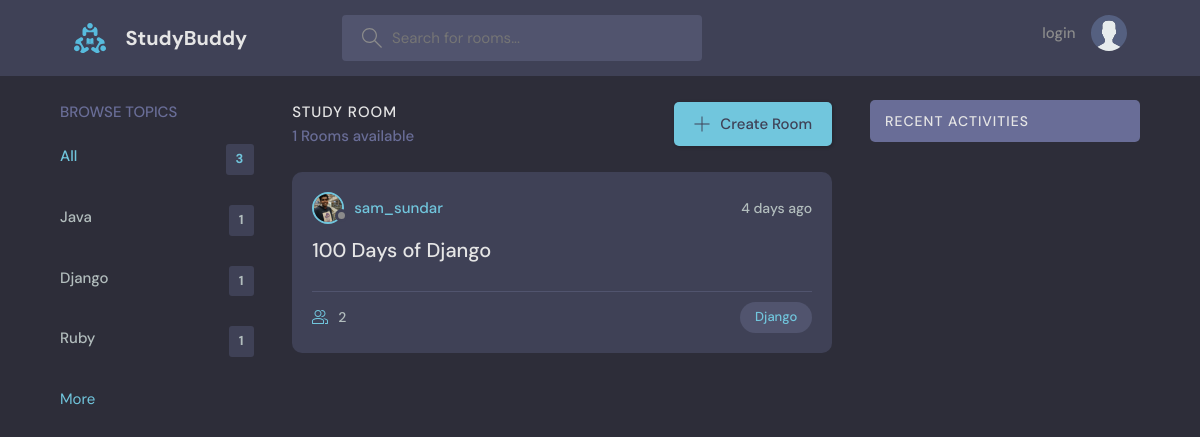
The app's page /?q=Django, older data.
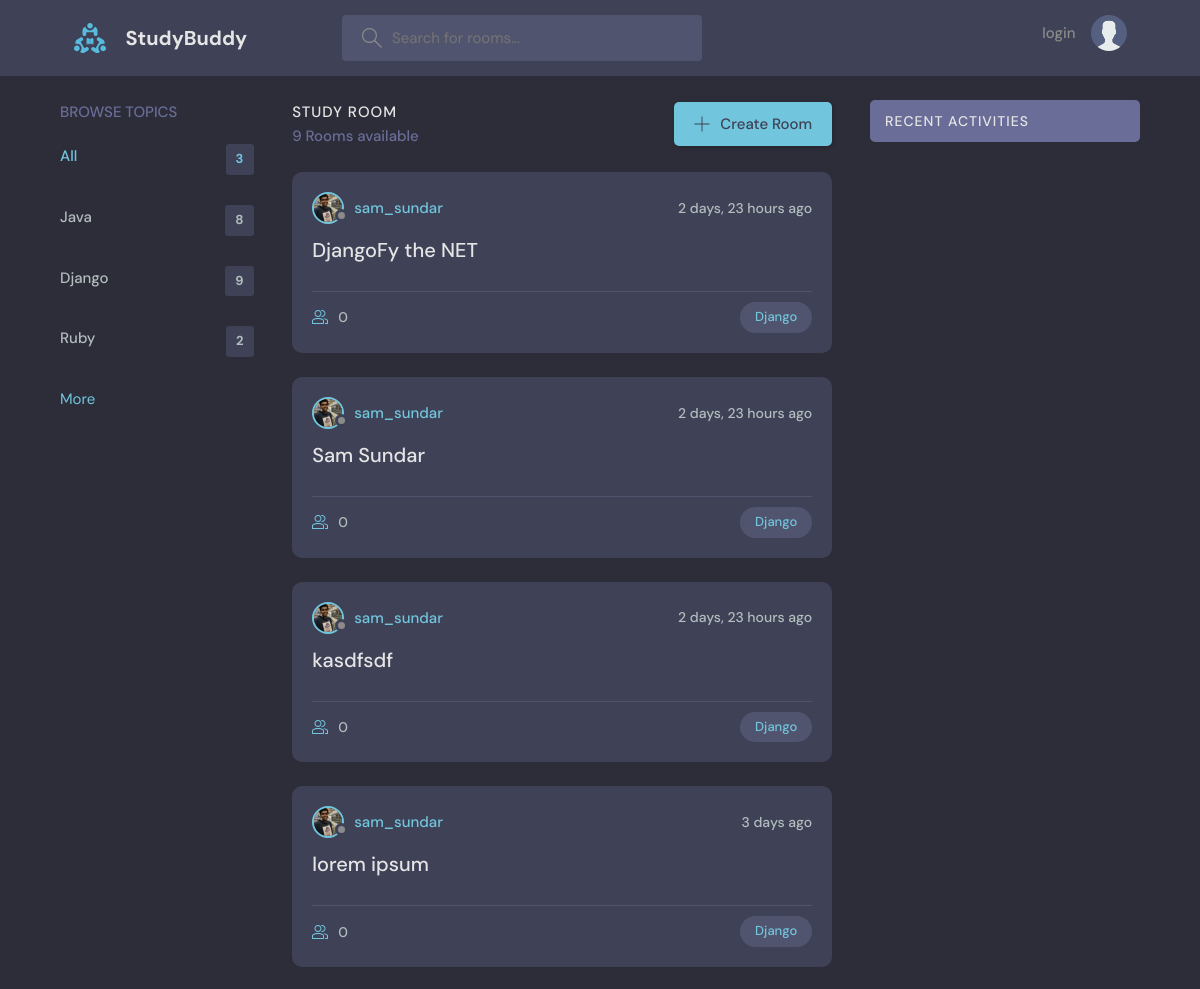
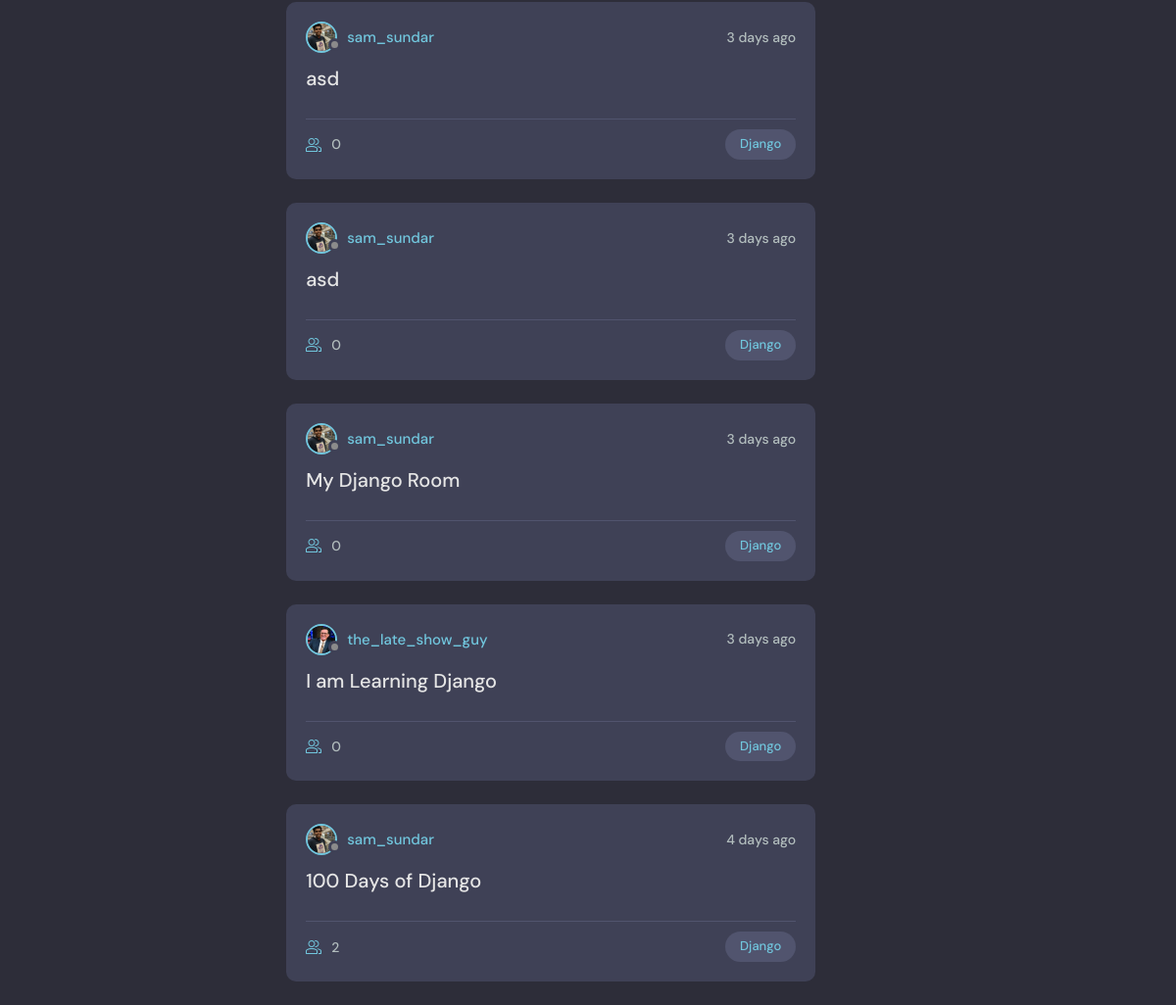
The same page, newer data (2 pictures, top to bottom).
### base/models.py (models this page shows, shortened)
class Topic(models.Model):
    name=models.CharField(max_length=200)

class Room(models.Model):
    host = models.ForeignKey(User,on_delete=models.SET_NULL,null=True)
    topic=models.ForeignKey(Topic,on_delete=models.SET_NULL,null=True) #if topic was placed below Room then we must put Topic under Singles Commas i.e 'Topic',on_delete=models.CASCADE
    name=models.CharField(max_length=200)
    description=models.TextField(null=True,blank=True);
    participants=models.ManyToManyField(User,related_name='participants',blank=True)
    likes=models.ManyToManyField(User,related_name='likes',blank=True)
    updated =models.DateTimeField(auto_now=True)   #automatic
    created =models.DateTimeField(auto_now_add=True)  #it will only save a value once i.e the time it is created
    class Meta:
        ordering = ['-updated','-created']  # '-' puts the new data field before all the prefilled data

class User(AbstractUser):
    name=models.CharField(max_length=200,null=True)
    email=models.EmailField(unique=True,null=True)
    bio=models.TextField(null=True)
    avatar=models.ImageField(null=True,default="avatar.svg")
    USERNAME_FIELD ='email'
    REQUIRED_FIELDS =[]

### base/views.py (the view)
# urls.py: path('',views.home,name="home"),
def home(request):
    q=request.GET.get('q') if request.GET.get('q')!=None else '' #whatever we passed onto the url
    rooms=Room.objects.filter(
        Q(topic__name__contains=q)|
        Q(name__icontains=q)|
        Q(description__icontains=q)
        )
    topics=Topic.objects.all()[0:5]  #to limit the number of topics shown to 5
    room_count=rooms.count()
    room_messages=Message.objects.filter(Q(room__topic__name__icontains=q))
    context={'rooms':rooms,'topics':topics,'room_count':room_count,'room_messages':room_messages}
    return render(request,'base/home.html',context)

### base/templates/base/home.html (shortened to what this page needs)
{% extends 'main.html' %}
{% block content %}
<main class="layout layout--3">
  <div class="container">
    <div>
      {% include 'base/topic_component.html' %}
     </div>
    <div class="roomList">
      <div class="roomList__header">
        <div>
          <h2>Study Room</h2>
          <p>{{room_count}} Rooms available</p>
        </div>
        <a class="btn btn--main" href="{% url 'create-room' %}">
          <svg version="1.1" xmlns="http://www.w3.org/2000/svg" width="32" height="32" viewBox="0 0 32 32">
            <title>add</title>
            <path
              d="M16.943 0.943h-1.885v14.115h-14.115v1.885h14.115v14.115h1.885v-14.115h14.115v-1.885h-14.115v-14.115z">
            </path>
          </svg>
          Create Room
        </a>
      </div>
      {% include 'base/feed_component.html' %}
    </div>
    {% include 'base/activity_component.html'%}
  </div>
</main>
{% endblock content %}

### base/templates/base/topic_component.html
<div class="topics">
    <div class="topics__header">
        <h2>Browse Topics</h2>
    </div>
    <ul class="topics__list">
        <li>
            <a href="{% url 'home' %}" class="active">All<span>{{topics.count}}</span></a>
        </li>
        {% for topic in topics %}
        <li>
            <a href="{% url 'home' %}?q={{topic.name}}">{{topic.name}}<span>{{topic.room_set.all.count}}</span></a>
        </li>
        {% endfor %}
    </ul>
    <a  href="{% url 'topics' %}">More</a>
</div>

### base/templates/base/feed_component.html (shortened to what this page needs)
{% for room in rooms %}
<div style="width:100%" class="roomListRoom">
  <div class="roomListRoom__header">
    <a href="{% url 'user-profile' room.host.id %}" class="roomListRoom__author">
      <div class="avatar avatar--small">
        <img src="{{room.host.avatar.url}}" />
      </div>
      <span>{{room.host.username}}</span>
    </a>
    <div class="roomListRoom__actions">
      <span>{{room.created|timesince}} ago</span>
    </div>
  </div>
  <div class="roomListRoom__content">
    <a href="{% url 'room' room.id %}">{{room.name}}</a>
  </div>
  <div class="roomListRoom__meta">
    <a href="{% url 'room' room.id %}" class="roomListRoom__joined">
     {{room.participants.all.count}}
    </a>
    <a href="{%url 'home'%}?q={{room.topic.name}}" class="roomListRoom__topic">{{room.topic.name}}</a>
  </div>
</div>
{% endfor %}

Row changes from the older to the newer data that the page shows:
computed for Topic "Java": room_set.all.count "1" → "8"
computed for Topic "Django": room_set.all.count "1" → "9"
computed for Topic "Ruby": room_set.all.count "1" → "2"
added Room: host.avatar (picture), host.username "sam_sundar", created "2 days, 23 hours", name "DjangoFy the NET", participants.all.count "0", topic.name "Django"
added Room: host.avatar (picture), host.username "sam_sundar", created "2 days, 23 hours", name "Sam Sundar", participants.all.count "0", topic.name "Django"
added Room: host.avatar (picture), host.username "sam_sundar", created "2 days, 23 hours", name "kasdfsdf", participants.all.count "0", topic.name "Django"
added Room: host.avatar (picture), host.username "sam_sundar", created "3 days", name "lorem ipsum", participants.all.count "0", topic.name "Django"
added Room: host.avatar (picture), host.username "sam_sundar", created "3 days", name "asd", participants.all.count "0", topic.name "Django"
added Room: host.avatar (picture), host.username "sam_sundar", created "3 days", name "asd", participants.all.count "0", topic.name "Django"
added Room: host.avatar (picture), host.username "sam_sundar", created "3 days", name "My Django Room", participants.all.count "0", topic.name "Django"
added Room: host.avatar (picture), host.username "the_late_show_guy", created "3 days", name "I am Learning Django", participants.all.count "0", topic.name "Django"
Text that changed along with them:
{{ room_count }}: "1" → "9"
